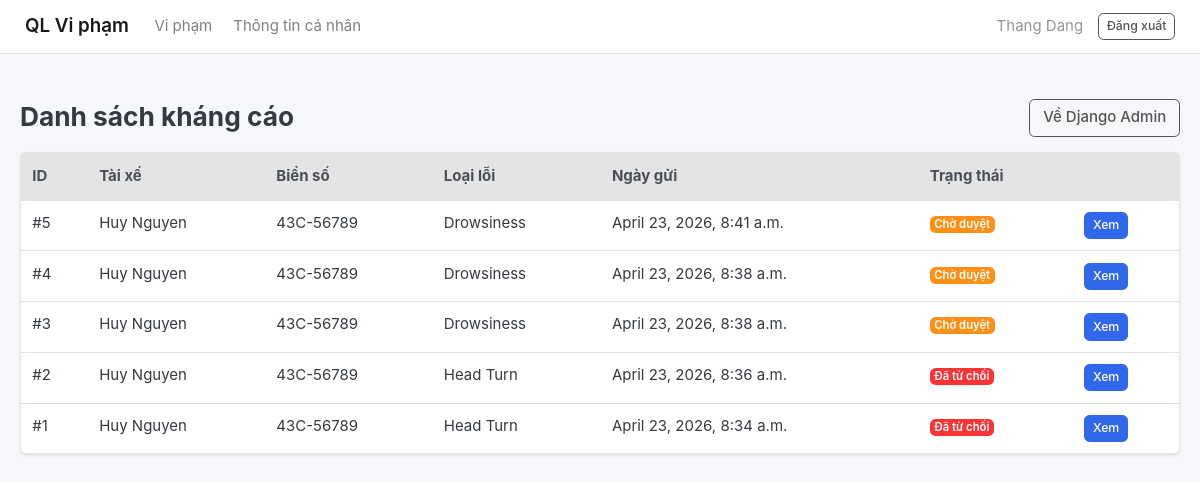
Page /violations/admin/appeals/ (signed in) on the earlier database version.
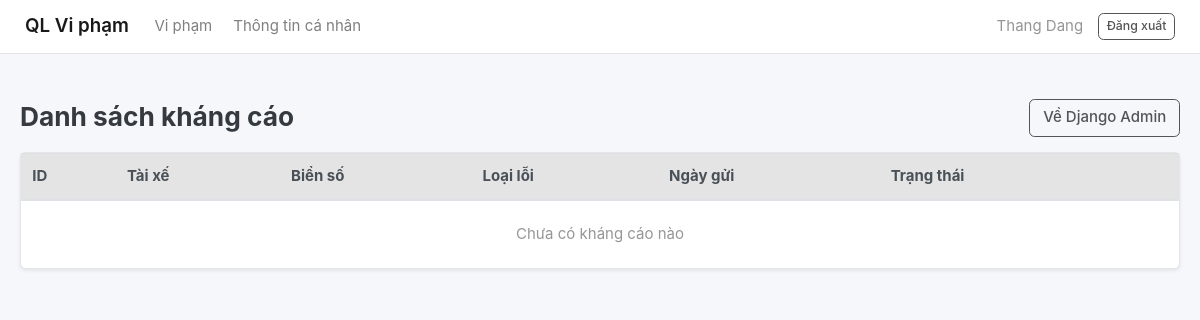
Same page on the later database version.
### violations/models.py (models this page shows, shortened)
class ViolationAppeal(models.Model):
    violation = models.OneToOneField(
        Violation,
        on_delete=models.CASCADE,
        related_name='appeal'
    )
    driver = models.ForeignKey(Account, on_delete=models.CASCADE)
    reason = models.TextField()
    status = models.CharField(
        max_length=20,
        choices=[
            ('pending', 'Pending'),
            ('approved', 'Approved'),
            ('rejected', 'Rejected'),
        ],
        default='pending'
    )
    admin_note = models.TextField(null=True, blank=True)
    created_at = models.DateTimeField(auto_now_add=True)
    reviewed_at = models.DateTimeField(null=True, blank=True, auto_now=True)

class Violation(models.Model):
    STATUS_CHOICES = [
        ('pending', 'Pending'),
        ('confirmed', 'Confirmed'),
        ('dismissed', 'Dismissed'),
        ('appealed', 'Appealed'),
    ]
    category = models.ForeignKey(Category, on_delete=models.CASCADE)
    reporter = models.ForeignKey(Account, on_delete=models.CASCADE)
    vehicle = models.ForeignKey(Vehicle, on_delete=models.CASCADE)
    title = models.CharField(max_length=200, default="Violation Report")
    description = models.TextField()
    reported_at = models.DateTimeField(auto_now_add=True)
    image = models.ImageField(upload_to='violations/', null=True, blank=True)
    video = models.FileField(upload_to='violations/videos/', null=True, blank=True)
    viewed = models.BooleanField(default=False)
    status = models.CharField(max_length=20, choices=STATUS_CHOICES, default='pending')
    class Meta:
        verbose_name = "Violation"
        verbose_name_plural = "Violations"
        ordering = ['-reported_at']

### accounts/models.py (models this page shows, shortened)
class Account(AbstractBaseUser):
    first_name = models.CharField(max_length=50)
    last_name = models.CharField(max_length=50)
    username = models.CharField(max_length=50, unique=True)
    email = models.EmailField(max_length=100, unique=True)
    phone_number = models.CharField(max_length=15, blank=True)
    card_uid = models.CharField(max_length=50, unique=True, null=True, blank=True)
    date_joined = models.DateTimeField(auto_now_add=True)
    last_login = models.DateTimeField(auto_now=True)
    is_admin = models.BooleanField(default=False)
    is_staff = models.BooleanField(default=False)
    is_active = models.BooleanField(default=True)
    is_superadmin = models.BooleanField(default=False)
    USERNAME_FIELD = 'email'
    REQUIRED_FIELDS = ['username', 'first_name', 'last_name']
    objects = MyAccountManager()
    def get_full_name(self):
        return f"{self.first_name} {self.last_name}"

### vehicles/models.py (models this page shows, shortened)
class Vehicle(models.Model):
    license_plate = models.CharField(max_length=20, unique=True)
    model = models.CharField(max_length=100)
    registration_date = models.DateField()

### categories/models.py (models this page shows, shortened)
class Category(models.Model):
    name = models.CharField(max_length=100)
    description = models.TextField(blank=True, null=True)
    severality_level = models.IntegerField(default=1)
    is_active = models.BooleanField(default=True)
    created_at = models.DateTimeField(auto_now_add=True)
    class Meta:
        verbose_name = "Category"
        verbose_name_plural = "Categories"
        ordering = ['name']

### violations/views.py (the view)
# urls.py: path("admin/appeals/", views.appeal_review_list, name="appeal_review_list"),
@staff_member_required
def appeal_review_list(request):
    appeals = ViolationAppeal.objects.select_related(
        "violation",
        "driver",
        "violation__category",
        "violation__vehicle",
        "violation__reporter",
    ).order_by("-created_at")
    context = {
        "appeals": appeals,
    }
    return render(request, "admin_appeal_list.html", context)

### categories/context_processors.py (called while the page is built)
def menu_links(request):
    links = Category.objects.all()
    return dict(links=links)

### templates/admin_appeal_list.html (shortened to what this page needs)
{% extends "base.html" %} {% block content %}
<div class="container py-4">
  <div class="d-flex justify-content-between align-items-center mb-3">
    <h3 class="mb-0">Danh sách kháng cáo</h3>
    <a href="/admin/" class="btn btn-outline-secondary">Về Django Admin</a>
  </div>
  <div class="card shadow-sm">
    <div class="card-body p-0">
      <div class="table-responsive">
        <table class="table table-hover mb-0">
          <thead class="thead-light">
            <tr>
              <th>ID</th>
              <th>Tài xế</th>
              <th>Biển số</th>
              <th>Loại lỗi</th>
              <th>Ngày gửi</th>
              <th>Trạng thái</th>
              <th></th>
            </tr>
          </thead>
          <tbody>
            {% for appeal in appeals %}
            <tr>
              <td>#{{ appeal.id }}</td>
              <td>{{ appeal.driver.get_full_name }}</td>
              <td>{{ appeal.violation.vehicle.license_plate }}</td>
              <td>{{ appeal.violation.category.name }}</td>
              <td>{{ appeal.created_at }}</td>
              <td>
                {% if appeal.status == "pending" %}
                <span class="badge badge-warning">Chờ duyệt</span>
                {% elif appeal.status == "approved" %}
                <span class="badge badge-success">Đã chấp nhận</span>
                {% else %}
                <span class="badge badge-danger">Đã từ chối</span>
                {% endif %}
              </td>
              <td>
                <a
                  href="{% url 'appeal_review_detail' appeal.id %}"
                  class="btn btn-sm btn-primary"
                >
                  Xem
                </a>
              </td>
            </tr>
            {% empty %}
            <tr>
              <td colspan="7" class="text-center text-muted py-4">
                Chưa có kháng cáo nào
              </td>
            </tr>
            {% endfor %}
          </tbody>
        </table>
      </div>
    </div>
  </div>
</div>
{% endblock %}

Differences in the rows shown:
removed ViolationAppeal: id "5", driver.get_full_name "Huy Nguyen", violation.vehicle.license_plate "43C-56789", violation.category.name "Drowsiness", created_at "April 23, 2026, 8:41 a.m.", status "Chờ duyệt"
removed ViolationAppeal: id "4", driver.get_full_name "Huy Nguyen", violation.vehicle.license_plate "43C-56789", violation.category.name "Drowsiness", created_at "April 23, 2026, 8:38 a.m.", status "Chờ duyệt"
removed ViolationAppeal: id "3", driver.get_full_name "Huy Nguyen", violation.vehicle.license_plate "43C-56789", violation.category.name "Drowsiness", created_at "April 23, 2026, 8:38 a.m.", status "Chờ duyệt"
removed ViolationAppeal: id "2", driver.get_full_name "Huy Nguyen", violation.vehicle.license_plate "43C-56789", violation.category.name "Head Turn", created_at "April 23, 2026, 8:36 a.m.", status "Đã từ chối"
removed ViolationAppeal: id "1", driver.get_full_name "Huy Nguyen", violation.vehicle.license_plate "43C-56789", violation.category.name "Head Turn", created_at "April 23, 2026, 8:34 a.m.", status "Đã từ chối"
Other differences:
text now shown: "Chưa có kháng cáo nào"
